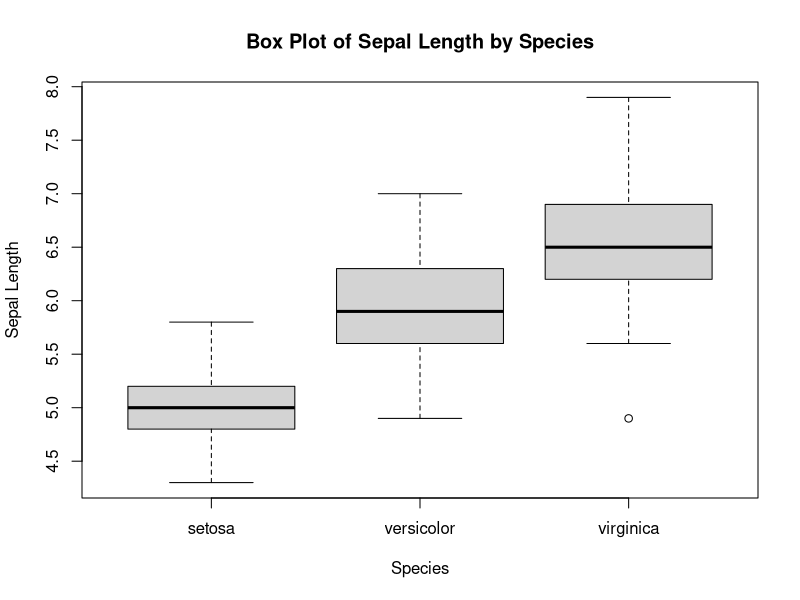
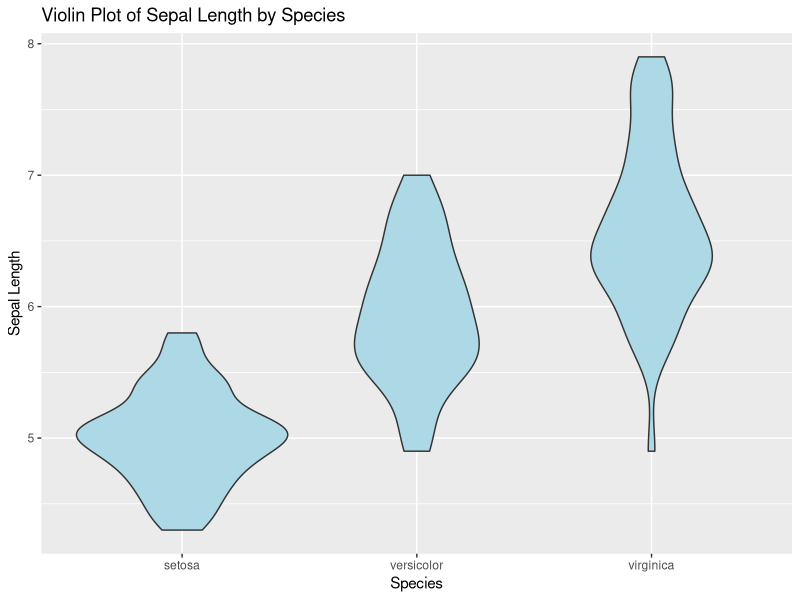
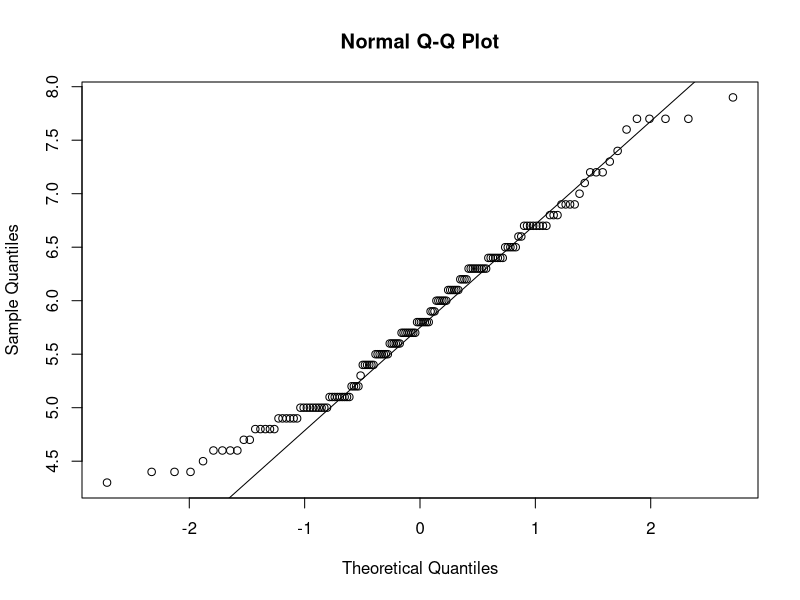
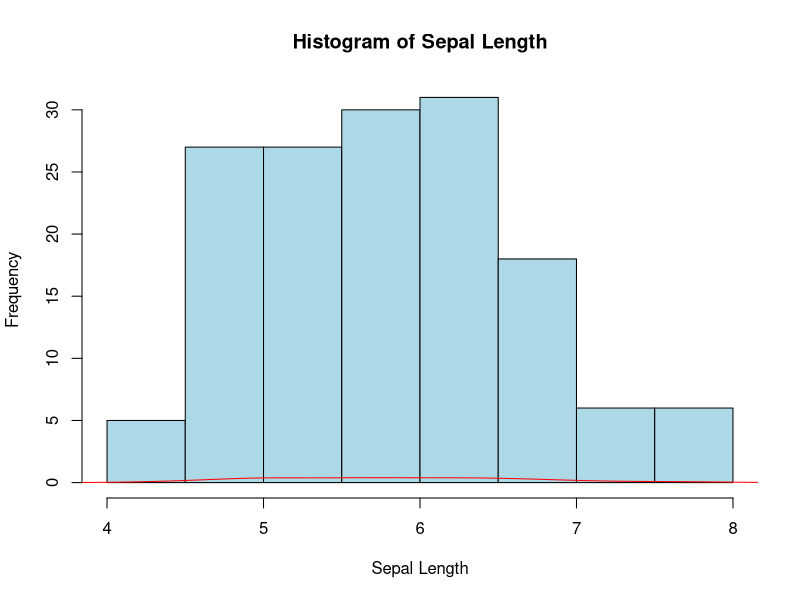
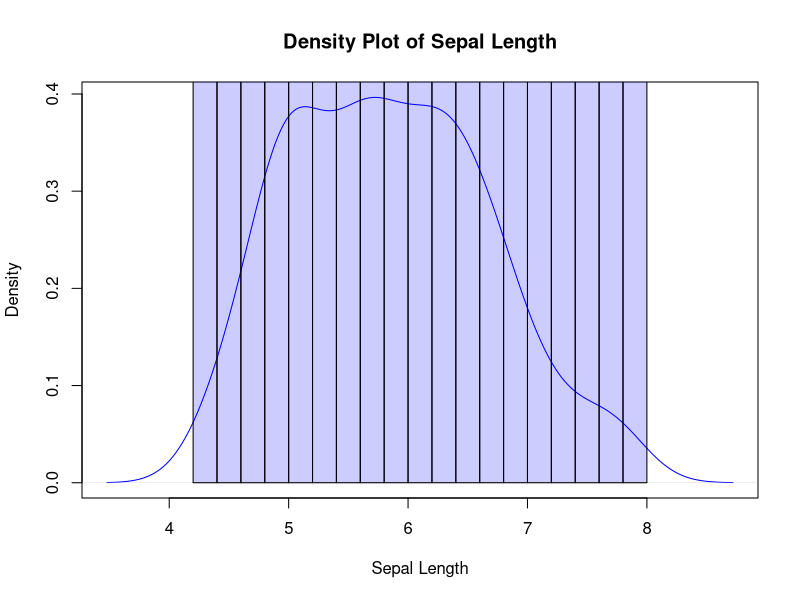
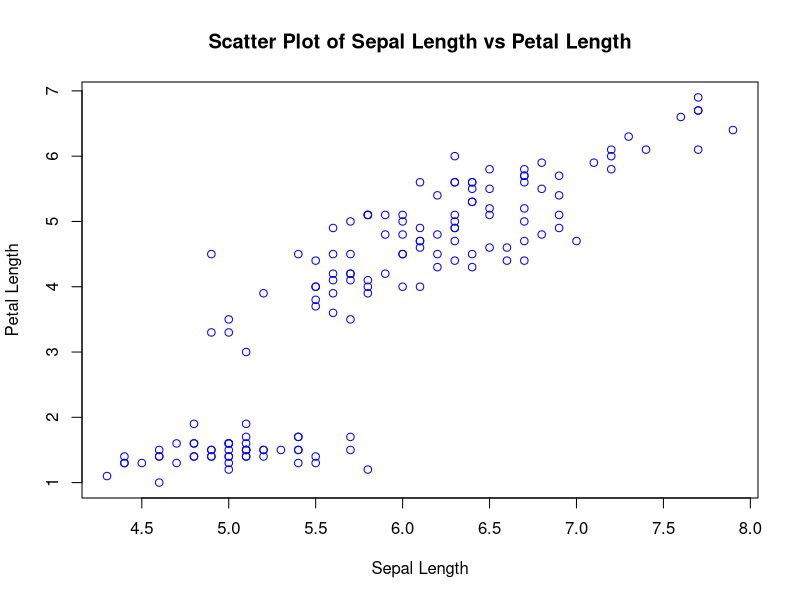
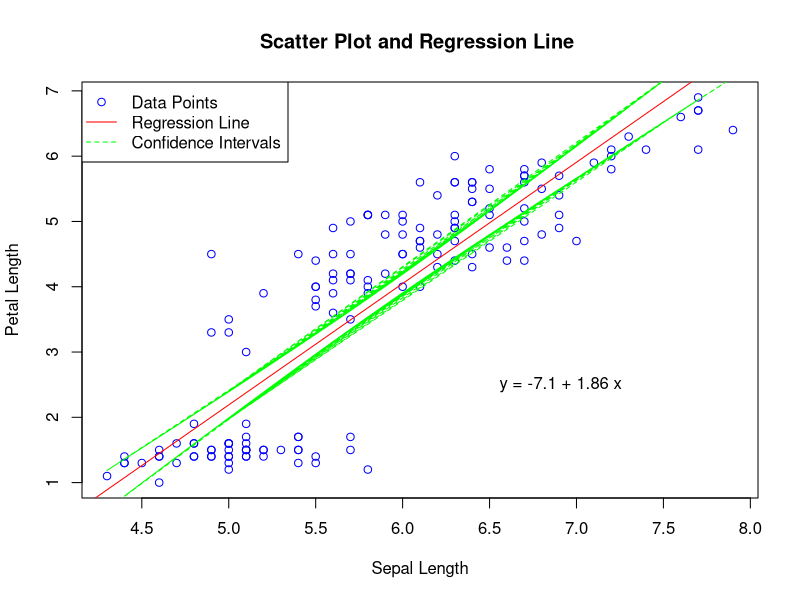
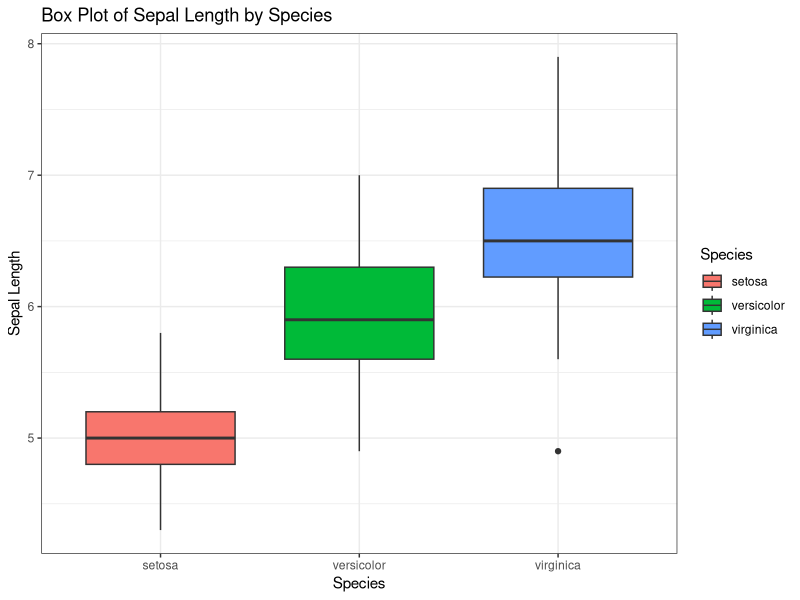

Write the R code that produced these figures, in order.
## ---- chunk 1
#tutorial::go_interactive(greedy = TRUE)
knitr::opts_chunk$set(echo = TRUE,error=TRUE)
## ---- chunk 2
# Creating a box plot
boxplot(Sepal.Length ~ Species, data = iris, 
        main = "Box Plot of Sepal Length by Species",
        xlab = "Species", ylab = "Sepal Length")

## ---- chunk 3
# Creating a violin plot
library(ggplot2)
ggplot(iris, aes(x = Species, y = Sepal.Length)) +
  geom_violin(fill = "lightblue") +
  labs(title = "Violin Plot of Sepal Length by Species",
       x = "Species", y = "Sepal Length")

## ---- chunk 4
# Creating a QQ plot
qqnorm(iris$Sepal.Length)
qqline(iris$Sepal.Length)

## ---- chunk 5
# Creating a histogram
hist(iris$Sepal.Length, 
     main = "Histogram of Sepal Length",
     xlab = "Sepal Length",
     ylab = "Frequency",
     col = "lightblue")

# Adding a density plot
lines(density(iris$Sepal.Length), col = "red")

## ---- chunk 6
# Creating a density plot
plot(density(iris$Sepal.Length), 
     main = "Density Plot of Sepal Length",
     xlab = "Sepal Length",
     col = "blue")

# Adding a histogram
hist(iris$Sepal.Length, 
     col = rgb(0,0,1,0.2), 
     add = TRUE, 
     breaks = 20)

## ---- chunk 7
# Creating a scatter plot
plot(iris$Sepal.Length, iris$Petal.Length,
     main = "Scatter Plot of Sepal Length vs Petal Length",
     xlab = "Sepal Length", ylab = "Petal Length",
     col = "blue")

## ---- chunk 8
# Creating a scatter plot
plot(iris$Sepal.Length, iris$Petal.Length,
     main = "Scatter Plot and Regression Line ",
     xlab = "Sepal Length", ylab = "Petal Length",
     col = "blue")

# Fit linear regression model
model <- lm(Petal.Length ~ Sepal.Length, data = iris)

# Adding regression line
abline(model, col = "red")

# Adding regression equation
eq <- paste("y =", round(coef(model)[1], 2), "+", round(coef(model)[2], 2), "x")
text(6.5, 2.5, eq, pos = 4)

# Adding confidence intervals
conf_interval <- predict(model, interval = "confidence")
lines(iris$Sepal.Length, conf_interval[, "lwr"], col = "green", lty = 2)
lines(iris$Sepal.Length, conf_interval[, "upr"], col = "green", lty = 2)
# Add legend
legend("topleft", legend = c("Data Points", "Regression Line", "Confidence Intervals"),
       col = c("blue", "red", "green"), lty = c(NA, 1, 2), lwd = c(NA, 1, 1),
       pch = c(1, NA, NA), bty = "o" # Enclose the legend in a box
       )

## ---- chunk 9
# Your code
## ---- chunk 10
# Solution
# Load necessary packages
library(ggplot2)

# Create a box plot comparing Sepal.Length across different species
ggplot(data = iris, aes(x = Species, y = Sepal.Length, fill = Species)) + 
  geom_boxplot() +
  labs(title = "Box Plot of Sepal Length by Species",
       x = "Species", y = "Sepal Length") +
  theme_bw()

## ---- chunk 11
# Your code
## ---- chunk 12
# Solution
# Load necessary packages
library(ggplot2)

# Simulate health data
set.seed(123)
health_data <- data.frame(
  Age = rnorm(100, mean = 50, sd = 10),
  BMI = rnorm(100, mean = 25, sd = 4),
  Gender = sample(c("Male", "Female"), 100, replace = TRUE)
)

# Create a scatter plot to examine the relationship between Age and BMI
plot(health_data$Age, health_data$BMI,
     main = "Scatter Plot and Regression Line ",
     xlab = "Age", ylab = "BMI",
     col = "blue")

# Fit linear regression model
model <- lm(Age ~ BMI, data = health_data)

# Adding regression line
abline(model, col = "red")

# Adding regression equation
eq <- paste("y =", round(coef(model)[1], 2), "+", round(coef(model)[2], 2), "x")
text(50.5, 37.5, eq, pos = 4)

# Adding confidence intervals
conf_interval <- predict(model, interval = "confidence")
lines(health_data$BMI, conf_interval[, "lwr"], col = "green", lty = 2)
lines(health_data$BMI, conf_interval[, "upr"], col = "green", lty = 2)
# Add legend
legend("topleft", legend = c("Data Points", "Regression Line", "Confidence Intervals"),
       col = c("blue", "red", "green"), lty = c(NA, 1, 2), lwd = c(NA, 1, 1),
       pch = c(1, NA, NA), bty = "o" # Enclose the legend in a box
)


